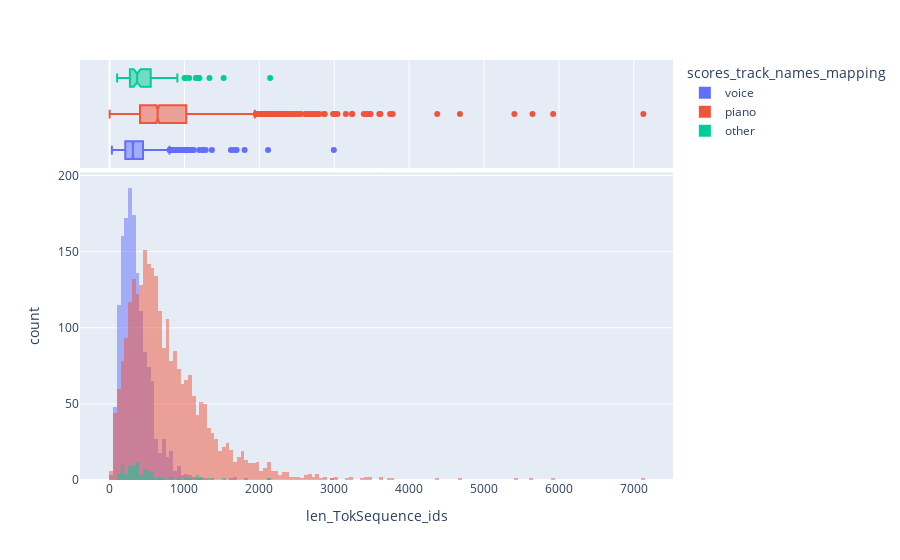

The notebook cell saved with this chart:
### Code cell
import plotly.express as px
fig=px.histogram(tracks_tokens_length,x='len_TokSequence_ids',color='scores_track_names_mapping',marginal='box',barmode='overlay')
fig.show()

### Figure 1 — Plotly figure (JSON) as saved in the notebook; plotly's stock layout.template omitted (floating-point values rounded to 4 significant figures; data arrays with more than 128 entries replaced by an {"elided": "..."} marker saying what was removed)
{"data": [{"alignmentgroup": "True", "bingroup": "x", "hovertemplate": "scores_track_names_mapping=voice<br>len_TokSequence_ids=%{x}<br>count=%{y}<extra></extra>", "legendgroup": "voice", "marker": {"color": "#636efa", "opacity": 0.5, "pattern": {"shape": ""}}, "name": "voice", "offsetgroup": "voice", "orientation": "v", "showlegend": true, "type": "histogram", "x": {"elided": "1478 int values"}, "xaxis": "x", "yaxis": "y"}, {"alignmentgroup": "True", "hovertemplate": "scores_track_names_mapping=voice<br>len_TokSequence_ids=%{x}<extra></extra>", "legendgroup": "voice", "marker": {"color": "#636efa"}, "name": "voice", "notched": true, "offsetgroup": "voice", "showlegend": false, "type": "box", "x": {"elided": "1478 int values"}, "xaxis": "x2", "yaxis": "y2"}, {"alignmentgroup": "True", "bingroup": "x", "hovertemplate": "scores_track_names_mapping=piano<br>len_TokSequence_ids=%{x}<br>count=%{y}<extra></extra>", "legendgroup": "piano", "marker": {"color": "#EF553B", "opacity": 0.5, "pattern": {"shape": ""}}, "name": "piano", "offsetgroup": "piano", "orientation": "v", "showlegend": true, "type": "histogram", "x": {"elided": "2648 int values"}, "xaxis": "x", "yaxis": "y"}, {"alignmentgroup": "True", "hovertemplate": "scores_track_names_mapping=piano<br>len_TokSequence_ids=%{x}<extra></extra>", "legendgroup": "piano", "marker": {"color": "#EF553B"}, "name": "piano", "notched": true, "offsetgroup": "piano", "showlegend": false, "type": "box", "x": {"elided": "2648 int values"}, "xaxis": "x2", "yaxis": "y2"}, {"alignmentgroup": "True", "bingroup": "x", "hovertemplate": "scores_track_names_mapping=other<br>len_TokSequence_ids=%{x}<br>count=%{y}<extra></extra>", "legendgroup": "other", "marker": {"color": "#00cc96", "opacity": 0.5, "pattern": {"shape": ""}}, "name": "other", "offsetgroup": "other", "orientation": "v", "showlegend": true, "type": "histogram", "x": [502, 431, 528, 489, 270, 263, 365, 463, 326, 285, 556, 426, 304, 118, 148, 144, 536, 166, 102, 246, 159, 155, 187, 250, 564, 338, 610, 385, 1200, 354, 551, 282, 224, 194, 548, 168, 358, 325, 369, 471, 1335, 300, 1017, 364, 499, 393, 181, 1524, 1161, 667, 746, 906, 325, 652, 299, 463, 384, 818, 554, 848, 471, 299, 1188, 214, 560, 354, 393, 497, 1001, 308, 335, 244, 256, 348, 409, 547, 368, 185, 280, 500, 292, 379, 1155, 182, 172, 1064, 2145], "xaxis": "x", "yaxis": "y"}, {"alignmentgroup": "True", "hovertemplate": "scores_track_names_mapping=other<br>len_TokSequence_ids=%{x}<extra></extra>", "legendgroup": "other", "marker": {"color": "#00cc96"}, "name": "other", "notched": true, "offsetgroup": "other", "showlegend": false, "type": "box", "x": [502, 431, 528, 489, 270, 263, 365, 463, 326, 285, 556, 426, 304, 118, 148, 144, 536, 166, 102, 246, 159, 155, 187, 250, 564, 338, 610, 385, 1200, 354, 551, 282, 224, 194, 548, 168, 358, 325, 369, 471, 1335, 300, 1017, 364, 499, 393, 181, 1524, 1161, 667, 746, 906, 325, 652, 299, 463, 384, 818, 554, 848, 471, 299, 1188, 214, 560, 354, 393, 497, 1001, 308, 335, 244, 256, 348, 409, 547, 368, 185, 280, 500, 292, 379, 1155, 182, 172, 1064, 2145], "xaxis": "x2", "yaxis": "y2"}], "layout": {"barmode": "overlay", "legend": {"title": {"text": "scores_track_names_mapping"}, "tracegroupgap": 0}, "margin": {"t": 60}, "xaxis": {"anchor": "y", "domain": [0, 1], "title": {"text": "len_TokSequence_ids"}}, "xaxis2": {"anchor": "y2", "domain": [0, 1], "matches": "x", "showgrid": true, "showticklabels": false}, "yaxis": {"anchor": "x", "domain": [0, 0.7326], "title": {"text": "count"}}, "yaxis2": {"anchor": "x2", "domain": [0.7426, 1], "matches": "y2", "showgrid": false, "showline": false, "showticklabels": false, "ticks": ""}}}
